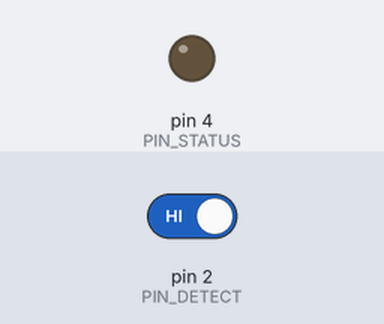
A sketch run on a simulated Arduino Uno, built with avr-gcc and run on an emulated ATmega328P. Shown: output pins drawn as LEDs (lit = HIGH). Inputs (shaded band) come from the test bench; at power-on: pin 2 (PIN_DETECT) HIGH.

Above: at 1.2 s.
1.3 s: pin 2 (PIN_DETECT) driven LOW
At 2.2 s:
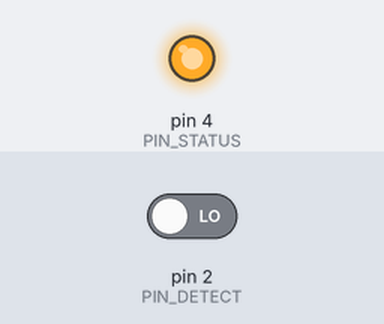
2.8 s: pin 2 (PIN_DETECT) driven HIGH
At 3.3 s:
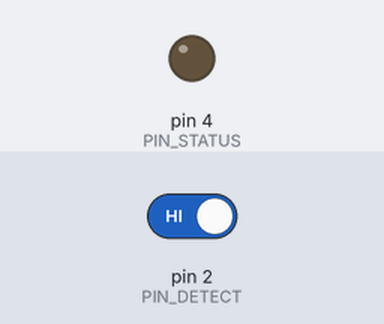
Timing chart, 0 to 5.8 s (numbered marks = the images above; inputs shaded):
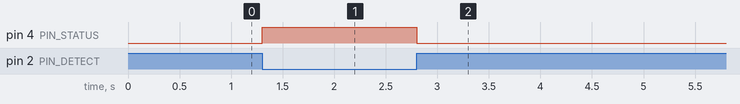

Measured:
- after the input at 1.3 s, pin 4 (PIN_STATUS): LOW → HIGH at once
- after the input at 2.8 s, pin 4 (PIN_STATUS): HIGH → LOW at once

The sketch:

IRremoteTest.ino
```cpp
#include <IRremote.h>

#define PIN_IR 3
#define PIN_DETECT 2
#define PIN_STATUS 4

IRsend irsend;
void setup()
{
  pinMode(PIN_DETECT, INPUT);
  pinMode(PIN_STATUS, OUTPUT);
  irsend.enableIROut(38);
  irsend.mark(0);
}

void loop() {
  digitalWrite(PIN_STATUS, !digitalRead(PIN_DETECT));
}
```
